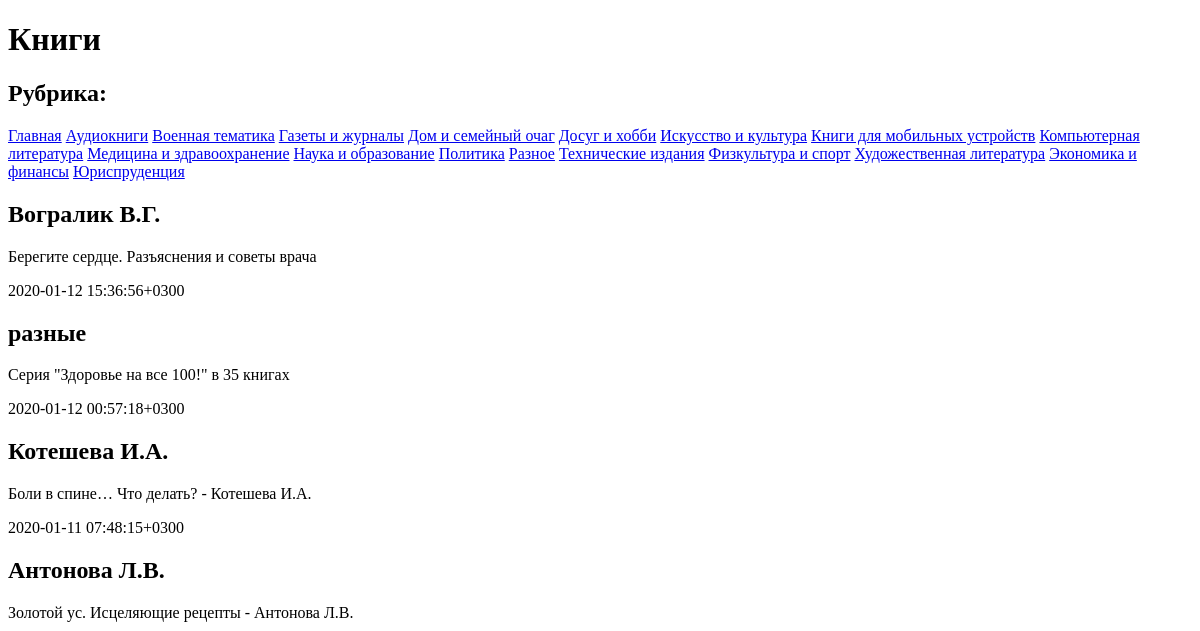
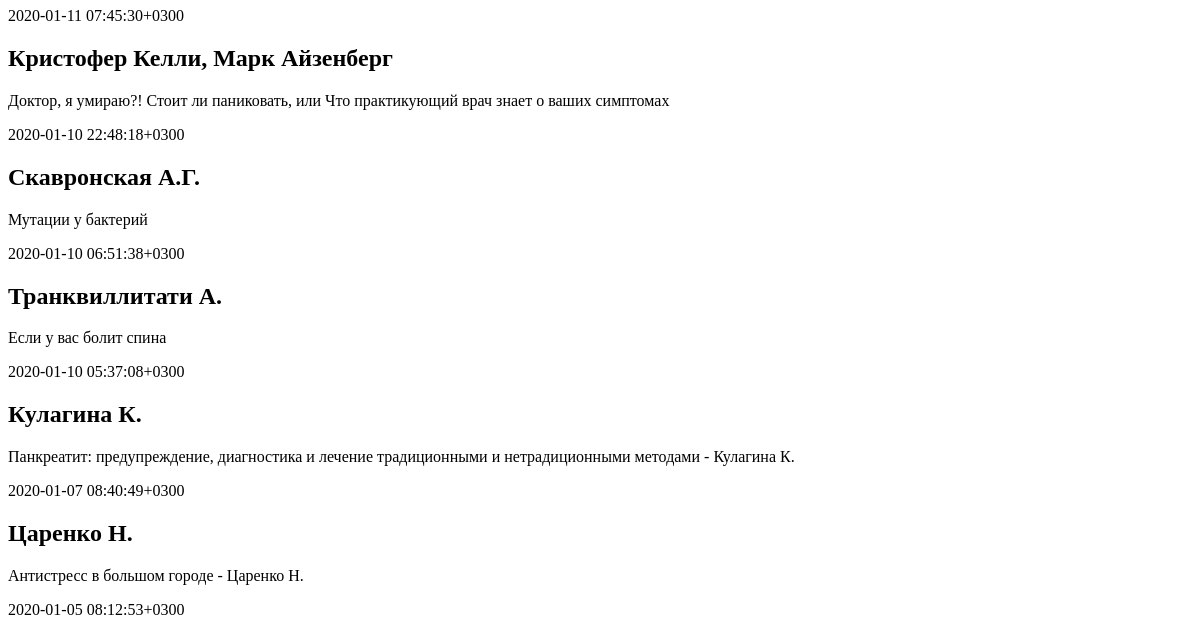
The app's page /arkadiy39/books/9 (upper part), older data (2 pictures, top to bottom).
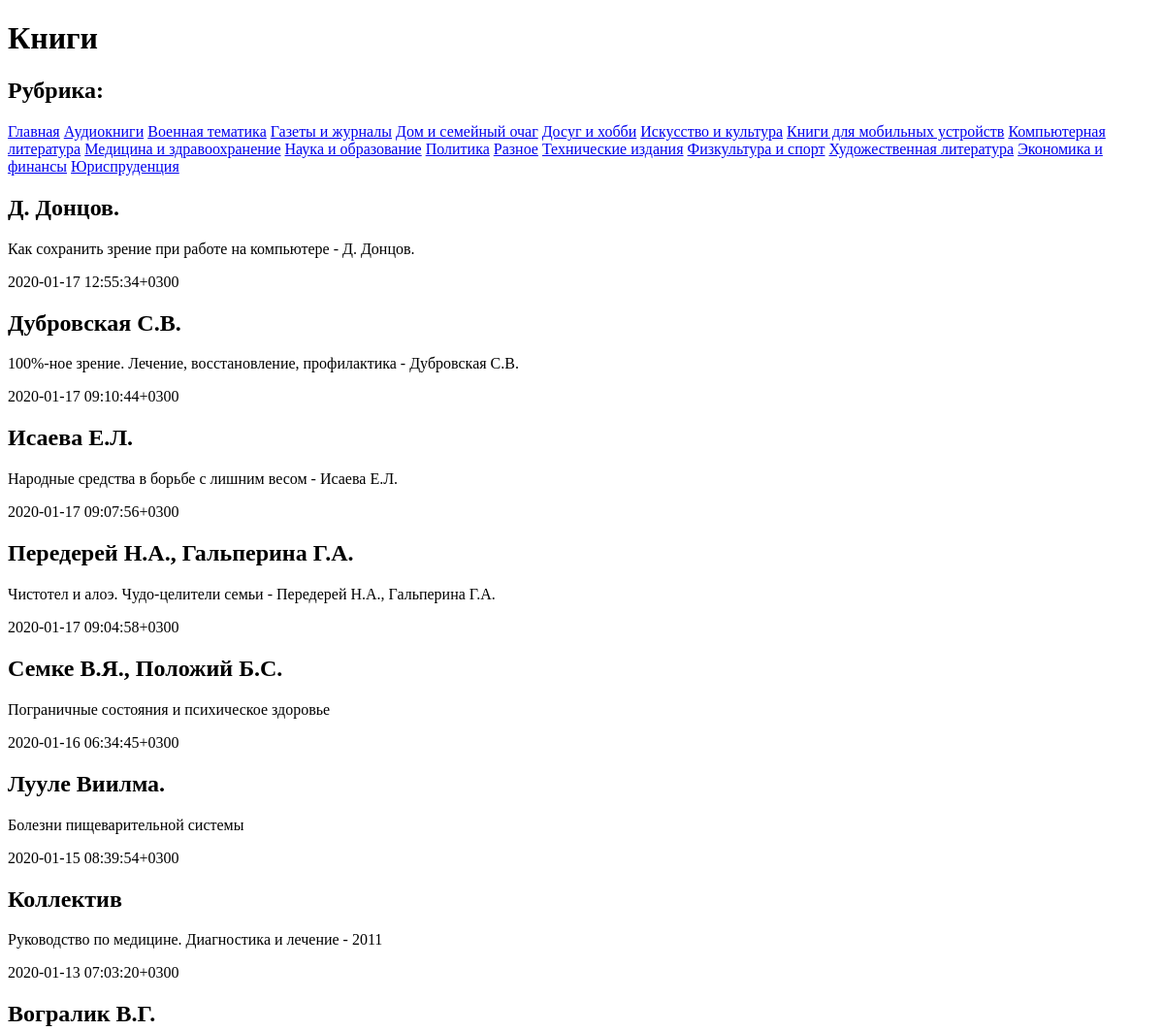
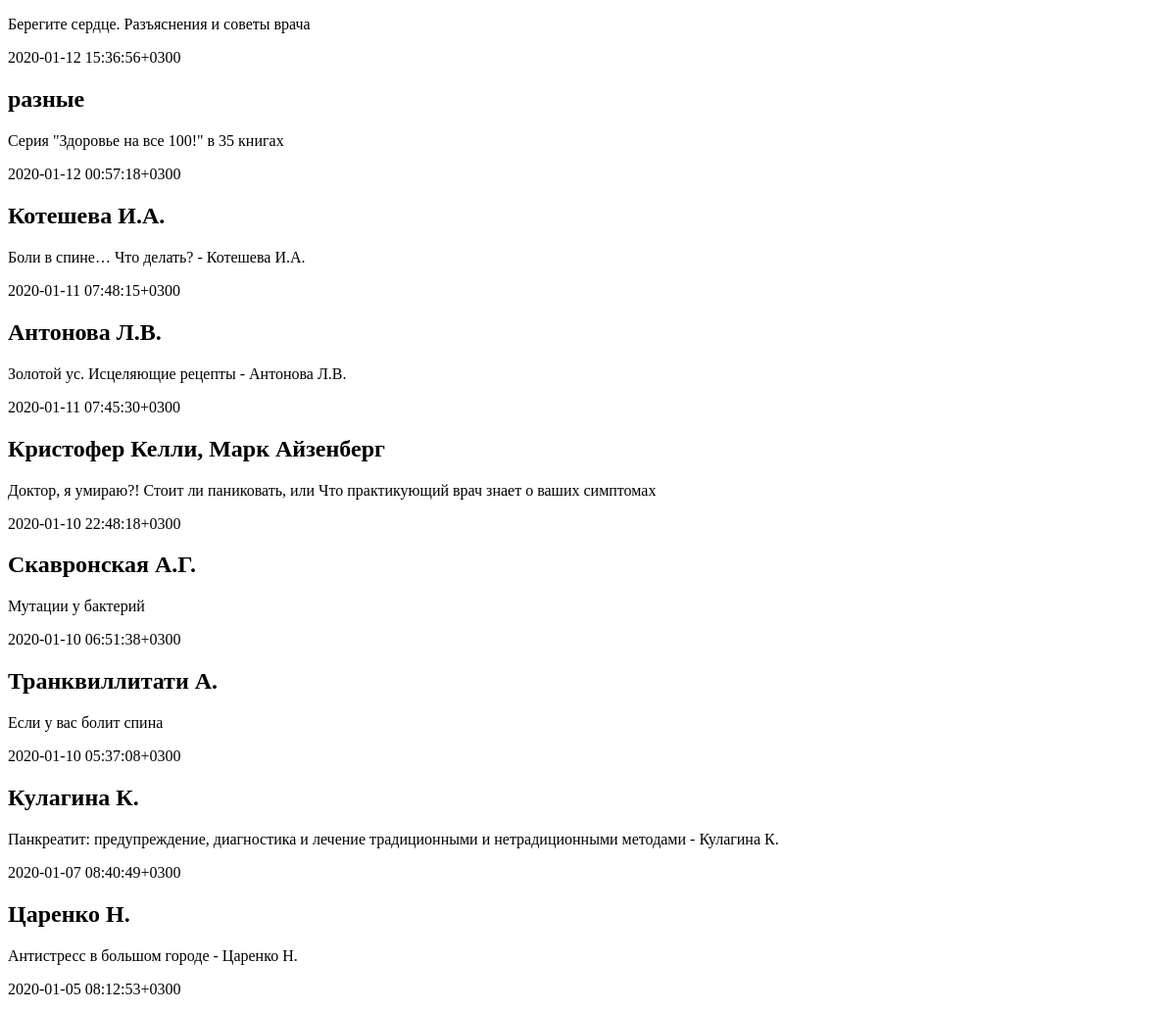
The same page, newer data (2 pictures, top to bottom).
### arkadiy39/models.py (models this page shows, shortened)
class Rubric(models.Model):
    name=models.CharField(max_length=20,db_index=True,verbose_name='Название')
    class Meta:
       verbose_name_plural="Рубрики"
       verbose_name="Рубрика"
       ordering=['name']

class Books(models.Model):
    rubric=models.ForeignKey('Rubric',null=True,on_delete=models.PROTECT,verbose_name='Рубрика')
    date=models.CharField(max_length=50)
    pubdate=models.CharField(max_length=50)
    year=models.CharField(max_length=50)
    author=models.CharField(max_length=50)
    title=models.CharField(max_length=100)
    pages=models.CharField(max_length=50,null=True,blank=True)
    format=models.CharField(max_length=50,null=True,blank=True)
    size=models.CharField(max_length=50,null=True,blank=True)
    quality=models.CharField(max_length=50,null=True,blank=True)
    language=models.CharField(max_length=50,null=True,blank=True)
    crc32=models.CharField(max_length=50,null=True,blank=True)
    description=models.TextField(null=True,blank=True)
    link=models.TextField(null=True,blank=True)
    category=models.TextField(null=True,blank=True)
    downloaded=models.IntegerField(default=0)
    file=models.CharField(null=True,max_length=100)
    class Meta:
       verbose_name_plural="Книги"
       verbose_name="Книга"
       ordering=['-pubdate']

### arkadiy39/views.py (the view)
# urls.py: path('books/<int:rubric_id>',books_by_rubric,name='books_by_rubric'),
def books_by_rubric(request,rubric_id):
    books=Books.objects.filter(rubric=rubric_id)
    rubrics=Rubric.objects.all()
    current_rubric=Rubric.objects.get(pk=rubric_id)
    context={'books':books,'rubrics':rubrics,'curent_rubric':current_rubric}
    return render(request,'arkadiy39/books_by_rubric.html',context)

### arkadiy39/templates/arkadiy39/books_by_rubric.html (shortened to what this page needs)
<!DOCTYPE html>
<html>
<head>
</head>
<body>
	<h1>Книги</h1>
	<h2>Рубрика: {{current_rubric.name}}</h2>
	<div>
		<a href="/arkadiy39/books/">Главная</a>
		{%for rubric in rubrics%}
			<a href="/arkadiy39/books/{{rubric.pk}}">{{rubric.name}}</a>
		{%endfor%}
	</div>
	{%for book in books%}
		<div>
			<h2>{{book.author}}</h2>
			<p>{{book.title}}</p>
			<p>{{book.pubdate}}</p>
		</div>
	{%endfor%}
</body>
</html>

Row changes from the older to the newer data that the page shows:
added Books: author "Д. Донцов.", title "Как сохранить зрение при работе на компьютере - Д. Донцов.", pubdate "2020-01-17 12:55:34+0300"
added Books: author "Дубровская С.В.", title "100%-ное зрение. Лечение, восстановление, профилактика - Дубровская С.В.", pubdate "2020-01-17 09:10:44+0300"
added Books: author "Исаева Е.Л.", title "Народные средства в борьбе с лишним весом - Исаева Е.Л.", pubdate "2020-01-17 09:07:56+0300"
added Books: author "Передерей Н.А., Гальперина Г.А.", title "Чистотел и алоэ. Чудо-целители семьи - Передерей Н.А., Гальперина Г.А.", pubdate "2020-01-17 09:04:58+0300"
added Books: author "Семке В.Я., Положий Б.С.", title "Пограничные состояния и психическое здоровье", pubdate "2020-01-16 06:34:45+0300"
added Books: author "Лууле Виилма.", title "Болезни пищеварительной системы", pubdate "2020-01-15 08:39:54+0300"
added Books: author "Коллектив", title "Руководство по медицине. Диагностика и лечение - 2011", pubdate "2020-01-13 07:03:20+0300"
